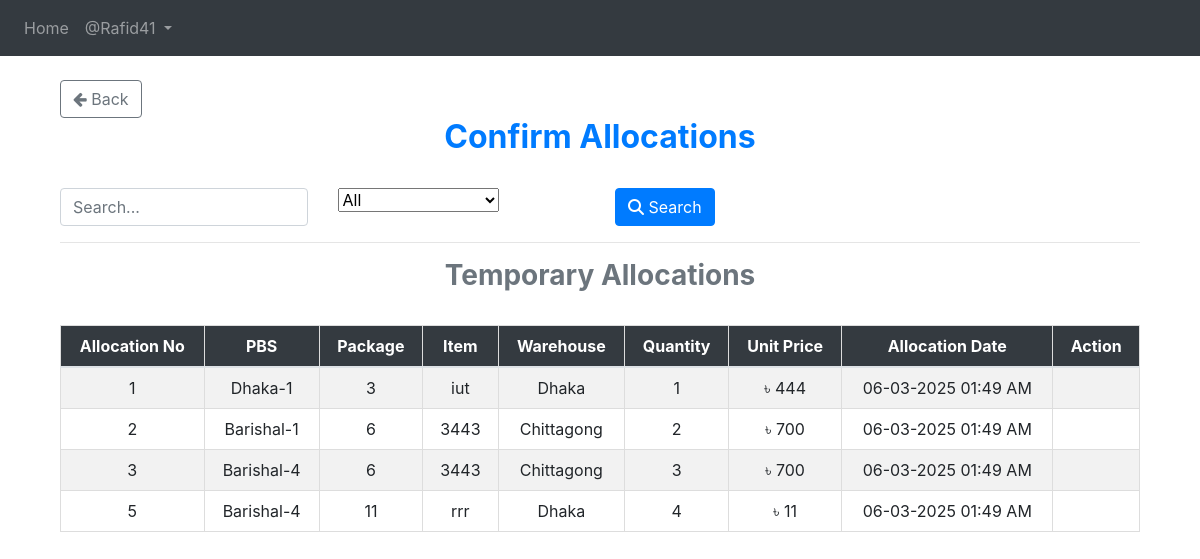
Before: /allocation/confirm_allocation_view/ (signed in) with the older database file.
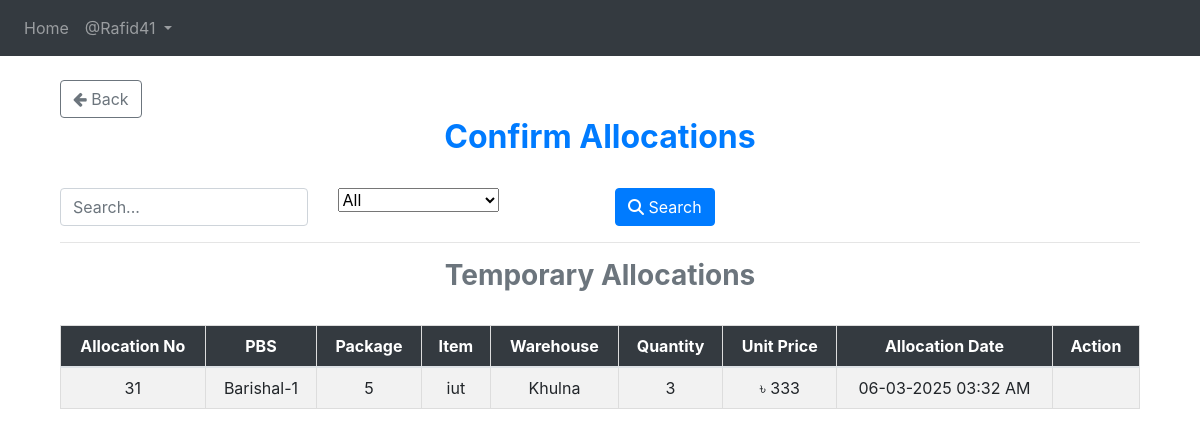
After: the same page with the newer database file.
### App_Allocation/models.py (models this page shows, shortened)
class Temporary_Allocation(models.Model):
    allocation_no = models.IntegerField(unique=True)  # Unique allocation number
    item_primary_key = models.IntegerField(null=True)  # Placeholder: primary key of the selected item
    pbs = models.ForeignKey(PBS, on_delete=models.CASCADE)  # Dropdown from PBS model
    package = models.ForeignKey(Package, on_delete=models.CASCADE)  # Locked until PBS is selected
    item = models.ForeignKey(Item, on_delete=models.CASCADE)  # Locked until Package is selected
    warehouse = models.CharField(max_length=50)  # Locked until Item is selected
    quantity = models.IntegerField()  # Placeholder: max available quantity from Item model
    price = models.BigIntegerField()  # Auto-fetched from Item model (not editable)
    created_at = models.DateTimeField(auto_now_add=True)

class PBS(models.Model):
    name = models.TextField(unique=True)

### App_Entry/models.py (models this page shows, shortened)
class Package(models.Model):
    packageId = models.BigIntegerField(unique=True)

class Item(models.Model):
    WAREHOUSE_CHOICES = [
        ("Dhaka", "Dhaka"),
        ("Khulna", "Khulna"),
        ("Chittagong", "Chittagong"),
    ]
    UNIT_CHOICES = [
        ("Nos.", "Nos."),
        ("Mtr.", "Mtr."),
        ("Km.", "Km."),
        ("Set.", "Set."),
        ("Pair.", "Pair."),
    ]
    name = models.CharField(max_length=255)
    description = models.TextField(blank=True, null=True)
    warehouse = models.CharField(
        max_length=50, choices=WAREHOUSE_CHOICES, default="Dhaka"
    )
    unit_of_item = models.CharField(
        max_length=10, choices=UNIT_CHOICES, default="Nos."
    )  # Updated field
    unit_price = models.BigIntegerField(default=0)
    quantity_of_item = models.BigIntegerField(default=0)
    package = models.ForeignKey(
        Package,
        on_delete=models.SET_NULL,
        related_name="package_of_item",
        null=True,
    )
    created_at = models.DateTimeField(auto_now_add=True)

### App_Allocation/views.py (the view, shortened to what this page needs)
# urls.py: path('confirm_allocation_view/', views.confirm_allocation_view, name="confirm_allocation_view"),
@login_required
def confirm_allocation_view(request):
    query = request.GET.get("query", "").strip()
    filter_by = request.GET.get("filter_by", "All")
    date_filter = request.GET.get("date_filter", "")
    allocations = Temporary_Allocation.objects.all()
    if filter_by == "Entry/Update date" and date_filter:
        try:
            date_obj = datetime.strptime(date_filter, "%Y-%m-%d")
            allocations = allocations.filter(created_at__date=date_obj.date())
        except ValueError:
            pass
    allocations = allocations.order_by('allocation_no')
    context = {
        "allocations": allocations,
        "query": query,
        "filter_by": filter_by,
        "date_filter": date_filter,
    }
    return render(request, "App_Allocation/confirm_allocation.html", context)

### templates/App_Allocation/confirm_allocation.html (shortened to what this page needs)
{% extends 'base.html' %}
{% load crispy_forms_tags %}
{% load static %}
{% block body_block %}
<div class="container mt-1">
    <a href="{% url 'App_Allocation:allocation_page' %}" class="btn btn-outline-secondary">
        <i class="fa fa-arrow-left"></i> Back
    </a>
    <h2 class="text-primary text-center"><b>Confirm Allocations</b></h2>
    <br>
    <form method="GET" action="{% url 'App_Allocation:confirm_allocation_view' %}" class="row g-3">
        <div class="col-md-3">
            <input type="text" name="query" id="searchQuery" class="form-control" placeholder="Search..." value="{{ query }}">
        </div>
        <div class="col-md-3">
            <select name="filter_by" id="filterDropdown" class="form-select" onchange="toggleInputFields()">
                <option value="All" {% if filter_by == "All" %}selected{% endif %}>All</option>
            </select>
        </div>
        <div class="col-md-2">
            <button type="submit" class="btn btn-primary"><i class="fas fa-search"></i> Search</button>
        </div>
    </form>
    <hr>
    <h3 class="text-center text-secondary"><b>Temporary Allocations</b></h3>
    <br>
    <div class="table-responsive">
        <table class="table table-bordered table-striped table-hover">
            <thead class="table-dark">
                <tr>
                    <th>Allocation No</th>
                    <th>PBS</th>
                    <th>Package</th>
                    <th>Item</th>
                    <th>Warehouse</th>
                    <th>Quantity</th>
                    <th>Unit Price</th>
                    <th>Allocation Date</th>
                    <th>Action</th>
                </tr>
            </thead>
            <tbody>
                {% if allocations %}
                    {% for allocation in allocations %}
                    <tr class="selectable-row">
                        <td>{{ allocation.allocation_no }}</td>
                        <td>{{ allocation.pbs.name }}</td>
                        <td>{{ allocation.package.packageId }}</td>
                        <td>{{ allocation.item.name }}</td>
                        <td>{{ allocation.warehouse }}</td>
                        <td>{{ allocation.quantity }}</td>
                        <td>৳ {{ allocation.price }}</td>
                        <td>{{ allocation.created_at|date:"d-m-Y h:i A" }}</td>
                        <td>
                        </td>
                    </tr>
                    {% endfor %}
                {% else %}
                    <tr>
                        <td colspan="9" class="text-center text-danger">No allocations found</td>
                    </tr>
                {% endif %}
            </tbody>
        </table>
    </div>
</div>
{% endblock %}

### templates/base.html (shortened to what this page needs)
<!DOCTYPE html>
<html lang="en">
    <head>
        <link
            rel="stylesheet"
            href="https://maxcdn.bootstrapcdn.com/bootstrap/4.4.1/css/bootstrap.min.css"
        />
        <link rel="stylesheet" href="https://cdnjs.cloudflare.com/ajax/libs/font-awesome/6.4.2/css/all.min.css">
        <link
            href="https://maxcdn.bootstrapcdn.com/font-awesome/4.7.0/css/font-awesome.min.css"
            rel="stylesheet"
        />
        <link
            href="https://cdnjs.cloudflare.com/ajax/libs/bootstrap-datetimepicker/4.17.47/css/bootstrap-datetimepicker.min.css"
            rel="stylesheet"
        />
        <link
            rel="stylesheet"
            href="//code.jquery.com/ui/1.12.1/themes/base/jquery-ui.css"
        />
        <link
            rel="stylesheet"
            href="https://cdn.jsdelivr.net/npm/flatpickr/dist/flatpickr.min.css"
        />
    </head>
    <body>
        <nav class="navbar navbar-expand-sm bg-dark navbar-dark">
            <ul class="navbar-nav">
                {% if user.is_authenticated %}
                <li class="nav-item-active">
                    <a class="nav-link" href="{% url 'App_Home:home_page' %}">
                        Home
                    </a>
                </li>
                {%endif%}
                {% if user.is_authenticated %}
                <div clas="nav-item dropdown">
                    <a
                        class="nav-link dropdown-toggle"
                        href="#"
                        id="navbardrop"
                        data-toggle="dropdown"
                    >
                        @{{user.username}}
                    </a>
                </div>
                {% endif %}
            </ul>
        </nav>
        <div class="container" style="padding-top: 20px">
            {% block body_block %} {% endblock %}
        </div>
    </body>
</html>

### templates/App_Allocation/confirm_allocation.html (style rules this page uses)
.table { table-layout: auto; width: 100%; }
.table th, .table td { text-align: center; padding: 8px 15px; vertical-align: middle; }
.table-bordered th, .table-bordered td { border: 1px solid #ddd; }
.table-dark th { background-color: #343a40; color: white; }
.table-responsive { overflow-x: auto; max-width: 100%; margin-bottom: 20px; overflow-y: auto; max-height: 400px; }

Changed rows visible on the page:
removed Temporary_Allocation: allocation_no "1", pbs.name "Dhaka-1", package.packageId "3", item.name "iut", warehouse "Dhaka", quantity "1", price "444", created_at "06-03-2025 01:49 AM"
removed Temporary_Allocation: allocation_no "2", pbs.name "Barishal-1", package.packageId "6", item.name "3443", warehouse "Chittagong", quantity "2", price "700", created_at "06-03-2025 01:49 AM"
removed Temporary_Allocation: allocation_no "3", pbs.name "Barishal-4", package.packageId "6", item.name "3443", warehouse "Chittagong", quantity "3", price "700", created_at "06-03-2025 01:49 AM"
removed Temporary_Allocation: allocation_no "5", pbs.name "Barishal-4", package.packageId "11", item.name "rrr", warehouse "Dhaka", quantity "4", price "11", created_at "06-03-2025 01:49 AM"
added Temporary_Allocation: allocation_no "31", pbs.name "Barishal-1", package.packageId "5", item.name "iut", warehouse "Khulna", quantity "3", price "333", created_at "06-03-2025 03:32 AM"
